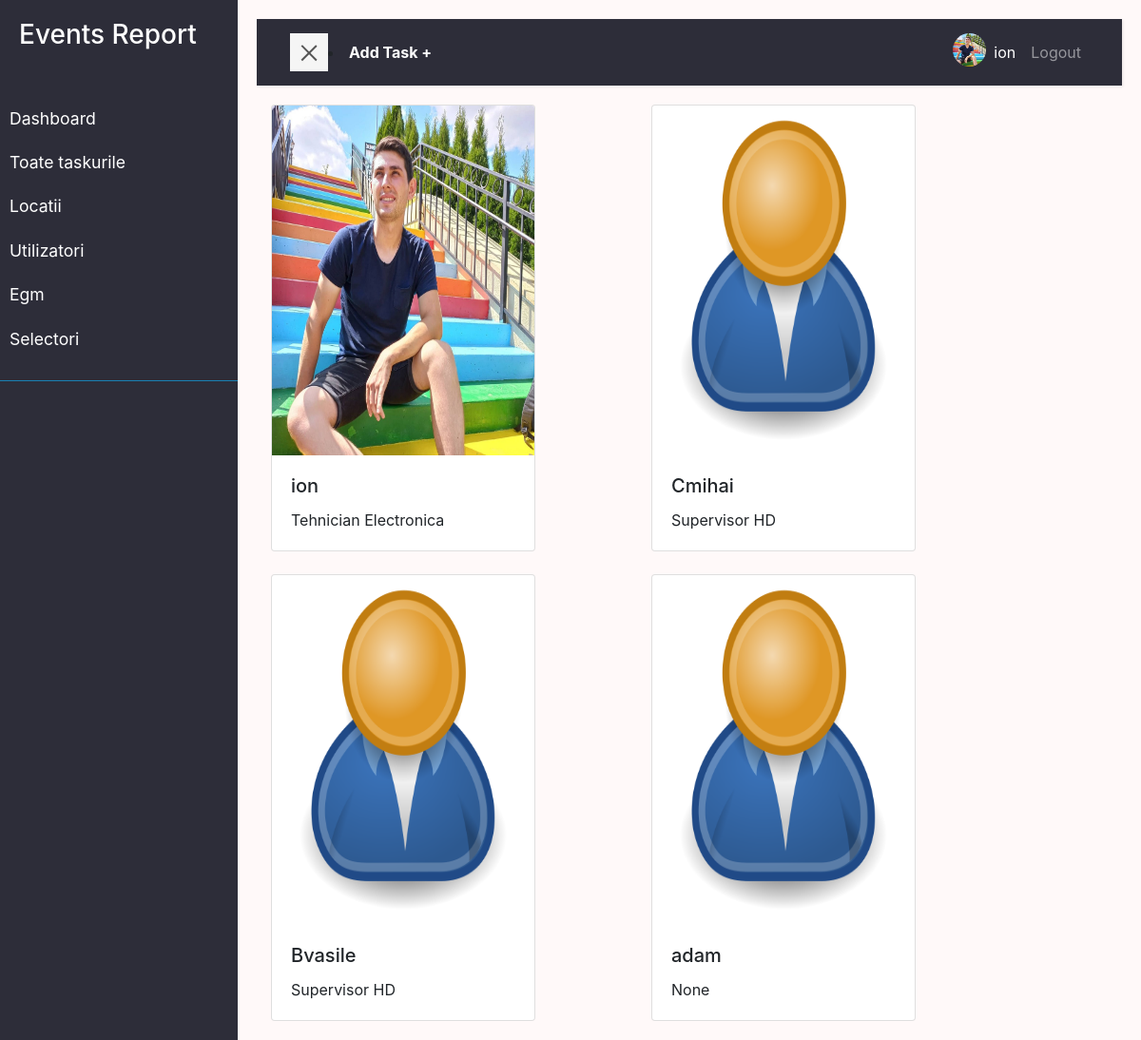
/user/profiles (signed in), run on an earlier commit of the app's database.
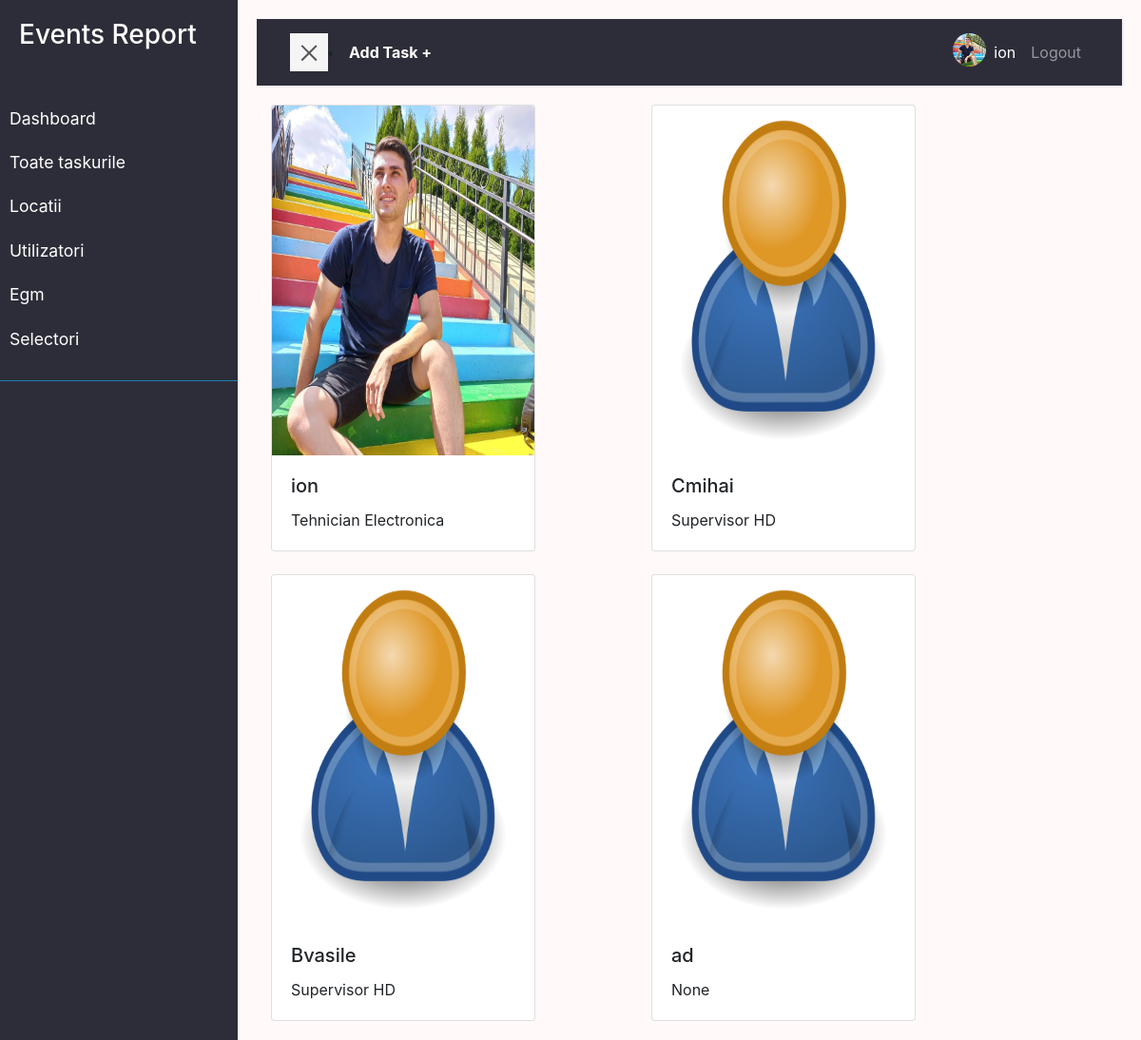
And on a later commit of the database.
### user/models.py (models this page shows, shortened)
class Profile(models.Model):
    user = models.OneToOneField(
        User, on_delete=models.DO_NOTHING, null=True, blank=True)
    nume = models.CharField(max_length=200, blank=True, null=True)
    prenume = models.CharField(max_length=200, blank=True, null=True)
    email = models.EmailField(max_length=500, blank=True, null=True)
    email_serviciu = models.EmailField(max_length=500,unique=True, blank=True, null=True)
    username = models.CharField(max_length=200, blank=True, null=True)
    location = models.CharField(max_length=200, blank=True, null=True)
    functie = models.CharField(max_length=200, blank=True, null=True, default='Tehnician Electronica')
    profile_image = models.ImageField(null=True, blank=True, upload_to='profiles/', default='profiles/user-default.png')
    url_facebook = models.CharField(max_length=200, blank=True, null=True)
    phone = models.CharField(max_length=200, blank=True, null=True)
    phone_serviciu = models.CharField(max_length=200, blank=True, null=True)
    created = models.DateTimeField(auto_now_add=True)
    id = models.UUIDField(default=uuid.uuid4, unique=True,
                        primary_key=True, editable=False)
    class Meta:
        ordering = ['created']
    @property
    def imageURL(self):
        try:
            url = self.profile_image.url
        except:
            url = ''
        return url

### user/views.py (the view)
# urls.py: path('profiles', views.profiles, name='profiles'),
@login_required(login_url='login')
def profiles(request):
    profiles = Profile.objects.all
    context = {'profiles': profiles}
    return render(request, 'user/profiles.html', context)

### user/templates/user/profiles.html
{% extends 'main.html' %}
{% block content %}
  <div class="row row-cols-1 row-cols-md-1 g-4">
    {% for profile in profiles %}
    <div class="col-4 card-user">
      <div class="col-10">
      <a href="{% url 'user_profile' profile.id %}?next=/user/profiles" class="card">
        <img src="{{profile.imageURL}}" class="card-img-top" alt="image">
        <div class="card-body">
          <h5 class="card-title">{{profile.username}}</h5>
          <p class="card-text">{{profile.functie|slice:"60"}}</p>
        </div>
      </a>
    </div>
    </div>
    {% endfor %}
  </div>
{% endblock %}

### templates/main.html (shortened to what this page needs)
<!DOCTYPE html>
{% load static %}
<html>
<head>
  <link href="https://cdn.jsdelivr.net/npm/bootstrap@5.2.0/dist/css/bootstrap.min.css" rel="stylesheet">
  <link href="https://getbootstrap.com/docs/5.2/assets/css/docs.css" rel="stylesheet">
  <link rel="stylesheet" href="https://stackpath.bootstrapcdn.com/bootstrap/4.1.0/css/bootstrap.min.css">
  <link rel="stylesheet"  href="{% static 'styles/app.css' %}" />
  <link rel="stylesheet"  href="{% static 'styles/main.css' %}" />
</head>
<body>
    {% include 'navbar.html' %}
     {% block content %}
    {% endblock content %}
</body>
</html>

### templates/navbar.html (shortened to what this page needs)
    <div class="wrapper">
        <nav id="sidebar" >
            <div class="sidebar-header">
                <h3>Events Report</h3>
            </div>
            <ul class="list-unstyled components">
                <li >
                   <a href="{% url 'dashboard' %}">Dashboard</a>
                   <a href="{% url 'tasks'%}">Toate taskurile</a>
                   <a href="{% url 'locations' %}">Locatii</a>
                   <a href="{% url 'profiles' %}">Utilizatori</a>
                   <a href="{% url 'egm' %}">Egm</a>
                   <a href="{% url 'selectori' %}">Selectori</a>
                </li>
            </ul>
        </nav>
        <div id="content">
            <nav class="navbar navbar-expand-lg navbar-dark bg-nn">
                <div class="container-fluid">
                    <button type="button" id="sidebarCollapse" class="navbar-btn btn-blue ">
                        <span></span>
                    </button> <li class="nav-item active "><a  class="text-white fw-bold" href="{% url 'task-form' %}?next=/">Add Task +</a></li>
                    <div class="collapse navbar-collapse  " id="navbarSupportedContent">
                        <ul class="nav navbar-nav  ml-auto">
                            {% if request.user.is_authenticated %}
                            <li class="nav-item active"><a class="" href="{% url 'account' %}"><img src="{{request.user.profile.imageURL}}"
                                alt="avatar"class="rounded-circle img-fluid" style="width: 35px;"></a></li>
                            <li class="nav-item active"><a class="nav-link" href="{% url 'account' %}">{{request.user.profile.username}}</a></li>
                            <li class="nav-item"><a class="nav-link" href="{% url 'logout' %}">Logout</a></li>
                            {% else %}
                            <li class="nav-item"><a class="nav-link" href="{% url 'login' %}">Login/Sign Up</a></li>
                            {% endif %}
                        </ul>
                    </div>
                </div>
            </nav>
</body>
</html>

### static/styles/app.css (style rules this page uses)
:root { --color-sub: #2d2d39; --color-sub1: #12528f; }
.card-user { min-width: 25rem; max-width: 35rem; }
.card-img-top { height: 23rem; }

### static/styles/main.css (style rules this page uses)
:root { --color-sub: #2d2d39; --color-sub1: #275179; }
body { background: #fff9f9; }
a, a:hover, a:focus { color: inherit; text-decoration: none; transition: all 0.3s; }
.navbar { padding: 15px 20px; background: var(--color-sub); border: none; border-radius: 0; margin-bottom: 20px; box-shadow: 1px 1px 3px rgba(0, 0, 0, 0.1); }
.navbar-btn { box-shadow: none; outline: none !important; border: none; }
.wrapper { display: flex; width: 100%; align-items: stretch; perspective: 1500px; }
#sidebar { min-width: 250px; max-width: 250px; background: var(--color-sub); color: #fff; transition: all 0.6s cubic-bezier(0.945, 0.020, 0.270, 0.665); transform-origin: bottom left; }
#sidebar .sidebar-header { padding: 20px; background:var(--color-sub); }
#sidebar ul.components { padding: 20px 0; border-bottom: 1px solid #1981b4; }
#sidebar ul li a { padding: 10px; font-size: 1.1em; display: block; }
#content { width: 100%; padding: 20px; min-height: 100vh; transition: all 0.3s; }
#sidebarCollapse { width: 40px; height: 40px; background: #f5f5f5; cursor: pointer; }
#sidebarCollapse span { width: 80%; height: 2px; margin: 0 auto; display: block; background: #555; transition: all 0.8s cubic-bezier(0.810, -0.330, 0.345, 1.375); transition-delay: 0.2s; }
#sidebarCollapse span:last-of-type { transform: rotate(-45deg) translate(1px, -1px); }

What changed in the data, as far as the page shows it:
removed Profile: imageURL (placeholder picture), username "adam", functie "None"
added Profile: imageURL (placeholder picture), username "ad", functie "None"
